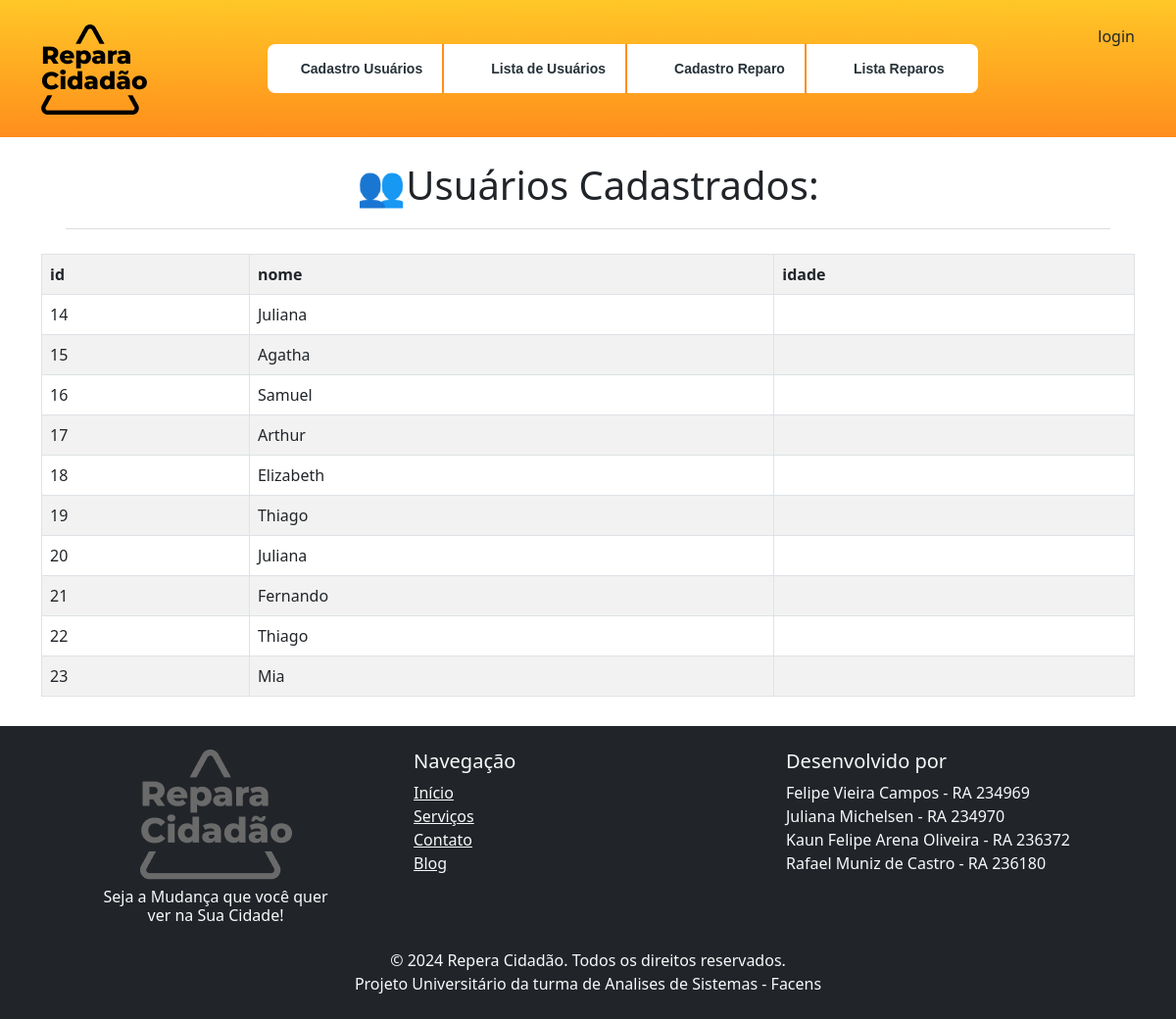
Screenshot of /usuarios/ with the database file from the repository.
### app_repara_cidadao/models.py (models this page shows, shortened)
class Usuario(models.Model):
    id_usuario = models.AutoField(primary_key=True)
    nome = models.CharField(max_length=255, null=False, blank= True)
    sobrenome = models.CharField(max_length=100, null=False, blank= True)
    cpf = models.CharField(max_length=14, unique=True, null=True, blank= False)
    data_nascimento = models.DateField(null=True, blank= True)
    email = models.EmailField(null=True, blank= True)
    telefone = models.CharField(max_length=15, null=True, blank= True)
    rua = models.CharField(max_length=255, null=True, blank= True)
    numero = models.CharField(max_length=10, null=True, blank= True)
    complemento = models.CharField(max_length=255, blank = True)
    bairro = models.CharField(max_length=100, blank= True)
    cidade = models.CharField(max_length=100, null=True, blank= True, default='Sorocaba')
    estado = models.CharField(max_length=100, default='São Paulo')
    cep = models.CharField(max_length=10, blank= True)
    referencia = models.CharField(max_length=255, blank = True)

### app_repara_cidadao/views.py (the view, shortened to what this page needs)
# urls.py: path('usuarios/', usuarios, name='listagem_usuarios'),
def usuarios(request):
    usuarios = {
        'usuarios': Usuario.objects.all()
    }
    return render(request, 'usuarios/usuarios.html', usuarios)

### app_repara_cidadao/templates/usuarios/usuarios.html
{% extends 'usuarios/base.html' %}
{% block conteudo %}
<div class="container">
    <h1 style="text-align:center;" class="titulo-interno"><span style='font-size:40px;'>&#128101;</span>Usuários Cadastrados:</h1>
    <table class="table table-bordered table-striped">
        <tr>
            <th>id</th>
            <th>nome</th>
            <th>idade</th>
        </tr>
        {% for usuario in usuarios %}
        <tr>
            <td>{{usuario.id_usuario}}</td>
            <td>{{usuario.nome}}</td>
            <td>{{usuario.idade}}</td>
        </tr>
        {% endfor %}
    </table>
</div>
{% endblock %}

### app_repara_cidadao/static/css/base.css (style rules this page uses)
*, *::before, *::after { box-sizing: border-box; }
* { margin: 0; padding: 0; }
body, html { height: 100%; scroll-behavior: smooth; }
.titulo-interno { margin: 25px; padding-bottom: 20px; border-bottom: 1px solid #dedede; }

### rows the page displays
Usuario: id_usuario "14", nome "Juliana"
Usuario: id_usuario "15", nome "Agatha"
Usuario: id_usuario "16", nome "Samuel"
Usuario: id_usuario "17", nome "Arthur"
Usuario: id_usuario "18", nome "Elizabeth"
Usuario: id_usuario "19", nome "Thiago"
Usuario: id_usuario "20", nome "Juliana"
Usuario: id_usuario "21", nome "Fernando"
Usuario: id_usuario "22", nome "Thiago"
Usuario: id_usuario "23", nome "Mia"
